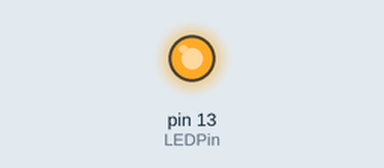
A sketch run on a simulated Arduino Uno, built for the host (arithmetic inside an expression is 32-bit, double 64-bit). Shown: output pins drawn as LEDs (lit = HIGH). What the sketch prints to the serial monitor is not drawn.

Above: at 0.1 s.
Timing chart, 0 to 1.6 s (numbered marks = the images above):
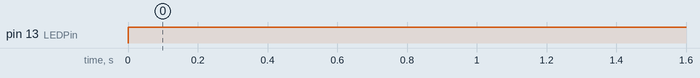

Measured:
- by itself, pin 13 (LEDPin): LOW → HIGH at 0.00 s

The sketch:

capacitize.ino
```cpp
// Pin for the LED
int LEDPin = 13;
int capSensePin = 2;
int touchedCutoff = 60;

void setup(){
  Serial.begin(9600);
  pinMode(LEDPin, OUTPUT);
  digitalWrite(LEDPin, LOW);
}

void loop(){

  // If the capacitive sensor reads above a certain threshold,
  if (readCapacitivePin(capSensePin) > touchedCutoff) {
    digitalWrite(LEDPin, HIGH);
  } else {
    digitalWrite(LEDPin, LOW);
  }

  // Every 500 ms, print the value of the capacitive sensor
  if ( (millis() % 50) == 0){
  Serial.println(readCapacitivePin(capSensePin)); // processing looking for this
  }
}

// readCapacitivePin
// playground.arduino.cc/Code/CapacitiveSensor
//  Input: Arduino pin number
//  Output: A number, from 0 to 17 expressing
//          how much capacitance is on the pin
// The pin should have a 1+Megaohm resistor pulling
//  it up to +5v.
uint8_t readCapacitivePin(int pinToMeasure){
  volatile uint8_t* port;
  volatile uint8_t* ddr;
  volatile uint8_t* pin;
  byte bitmask;
  if ((pinToMeasure >= 0) && (pinToMeasure <= 7)){
    port = &PORTD;
    ddr = &DDRD;
    bitmask = 1 << pinToMeasure;
    pin = &PIND;
  }
  if ((pinToMeasure > 7) && (pinToMeasure <= 13)){
    port = &PORTB;
    ddr = &DDRB;
    bitmask = 1 << (pinToMeasure - 8);
    pin = &PINB;
  }
  if ((pinToMeasure > 13) && (pinToMeasure <= 19)){
    port = &PORTC;
    ddr = &DDRC;
    bitmask = 1 << (pinToMeasure - 13);
    pin = &PINC;
  }
  // Discharge the pin first by setting it low and output
  *port &= ~(bitmask);
  *ddr  |= bitmask;
  delay(1);
  // Make the pin an input WITHOUT the internal pull-up on
  *ddr &= ~(bitmask);
  // Now see how long the pin to get pulled up
  int cycles = 16000;
  for(int i = 0; i < cycles; i++){
    if (*pin & bitmask){
      cycles = i;
      break;
    }
  }
  // Discharge the pin again by setting it low and output
  //  It's important to leave the pins low if you want to
  //  be able to touch more than 1 sensor at a time - if
  //  the sensor is left pulled high, when you touch
  //  two sensors, your body will transfer the charge between
  //  sensors.
  *port &= ~(bitmask);
  *ddr  |= bitmask;

  return cycles;
}
```
